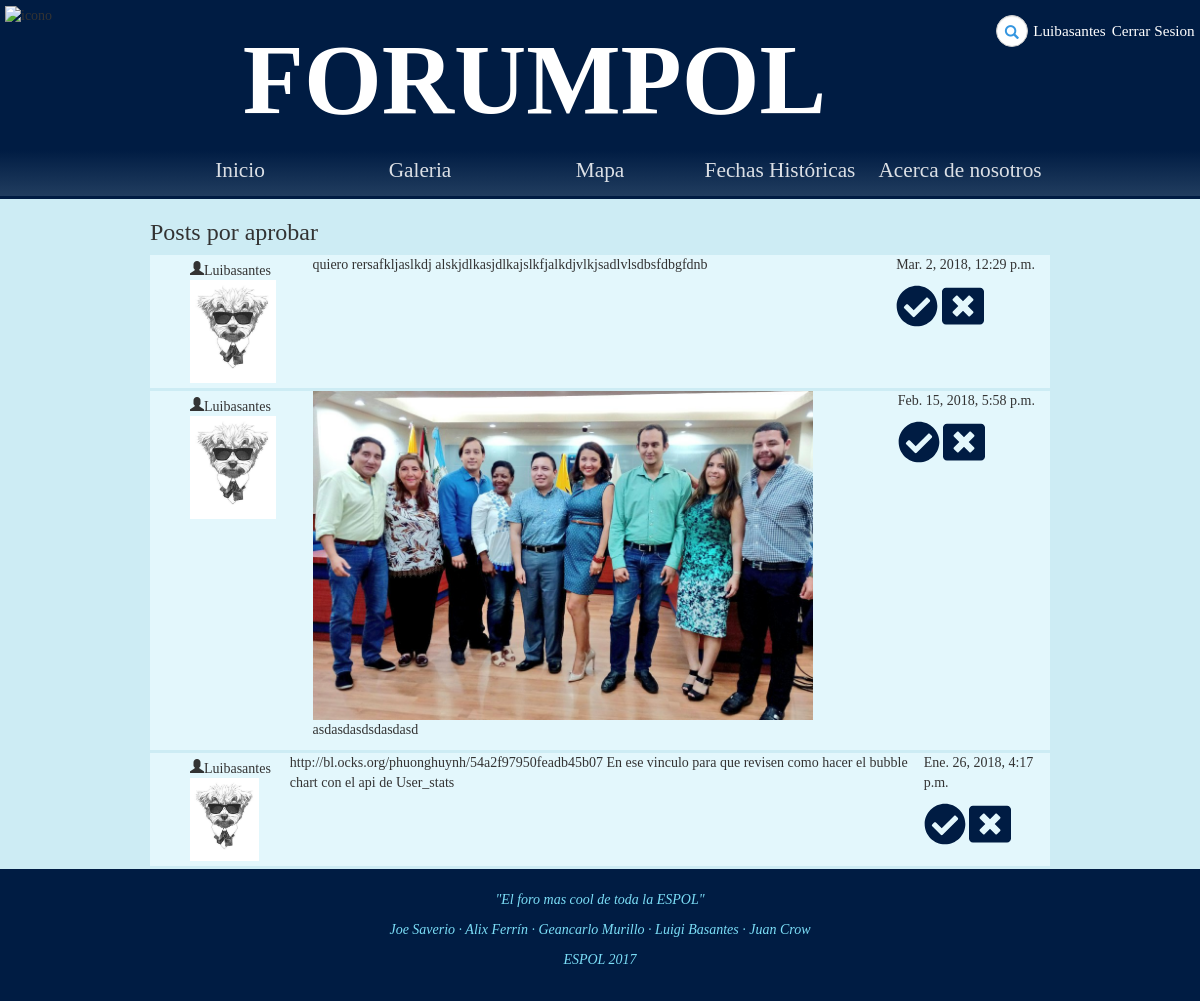
The page /foro/anuncios/aprobar/ (signed in) on the database as committed earlier.
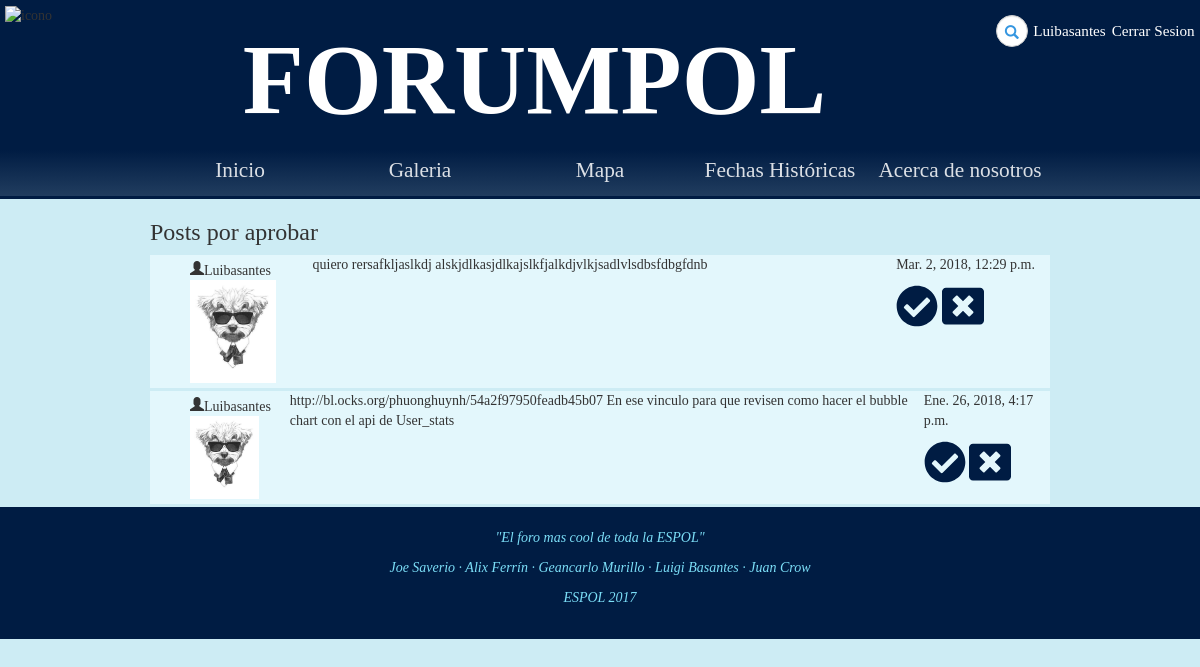
The same page on the database as committed later.
### Foro/models.py (models this page shows, shortened)
class Post(models.Model):
	reply_to = models.ForeignKey('self',blank=True, null=True,on_delete=models.SET_NULL)
	content = models.TextField(max_length=500, default='')
	image = models.ImageField(upload_to=upload_location, blank=True,null=True)
	owner = models.ForeignKey(User,null=True,on_delete=models.SET_NULL)
	date = models.DateTimeField(auto_now=True)
	aprobado = models.NullBooleanField(default=None,null=True)

### accounts/models.py (models this page shows, shortened)
class UserProfile(models.Model):
	user = models.OneToOneField(User,on_delete=models.CASCADE)
	city = models.CharField(max_length=25, default='')
	website = models.URLField(default='')
	phone = models.IntegerField(default=0)
	image = models.ImageField(upload_to= upload_location, blank=True)
	moderador = models.BooleanField(default=False)

### Foro/views.py (the view)
# urls.py: url(r'anuncios/aprobar/$', login_required(views.aprobar_post), name='aprobar_post'),
def aprobar_post(request):
	username = request.user
	if not (username.userprofile.moderador):
		raise PermissionDenied
	posts = Post.objects.filter(aprobado=None).order_by("-id")
	if len(posts) > 0:
		return render(request, "Foro/aprobar.html", {'usuario':username,'posts':posts, 'titulo':"Posts por aprobar"})
	else:
		return render(request, "Foro/aprobar.html", {'usuario': username, 'titulo': "No hay Post por aprobar"})

### Foro/templates/Foro/aprobar.html (shortened to what this page needs)
{% extends 'Foro/base.html' %}
{% load static from staticfiles %}
{% block estilo %}<link rel="stylesheet" type="text/css" href="{% static 'css/hilo.css' %}">{% endblock %}
{% block body %}
    <div id="hilo" class="col-9">
        <h3 class="post-topic">{{ titulo }} </h3>
        {% for post in posts %}
            <div class="container-fluid rep">
                <div class="poster">
                    <div class="poster-info">
                        <span class="glyphicon glyphicon-user">{{post.owner.username}}</span>
                        {% if post.owner.userprofile.image %}
                            <a href="{{post.owner.userprofile.image.url}}"><img  src="{{post.owner.userprofile.image.url}}"  width=500 alt="ImagenResputa"></a>
                        {% endif %}
                    </div>
                </div>
                <div class="post-area">
                    {% if post.image %}
                            <a href="{{post.image.url}}"><img  src="{{post.image.url}}"  width=500 alt="ImagenResputa"></a>
                    {% endif %}
                    <p>{{post.content}}</p>
                </div>
                <div class="post-num">
                    <p>{{post.date}}</p>
					<a id="{{ post.pk }}"  href="{% url 'foro:aprobado' post.id 1%}" role="button"><i class="fas fa-check-circle fa-3x icon" ></i></a>
					<a id="{{ post.pk }}"  href="{% url 'foro:aprobado' post.id 0%}" role="button"><i class="fas fa-window-close fa-3x icon"></i></a>
                </div>
            </div>
        {% endfor %}
    </div>
{% endblock %}

Rows that differ between the two databases and show on the page:
no longer on this page (row edited): Post: owner.username "Luibasantes", owner.userprofile.image (picture), image (picture), content "asdasdasdsdasdasd", date "Feb. 15, 2018, 5:58 p.m."
